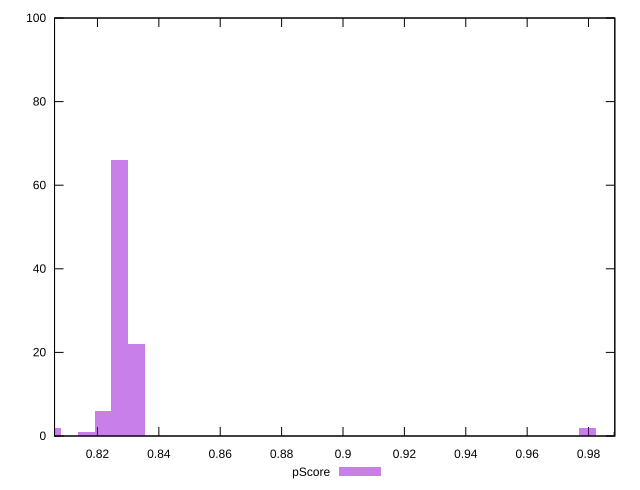

Source code (gnuplot):
reset

$pScore <<EOF
0.8272842293353716 66
0.8327268887388938 22
0.8218415699318494 6
0.9796786926339927 2
0.8055135917212829 2
0.9905640114410371 1
0.8163989105283272 1
EOF

set key outside below
set boxwidth 0.005442659403522182
set xrange [0.8060174757630784:0.9885578461194238]
set yrange [0:100]
set trange [0:100]
set style fill transparent solid 0.5 noborder
set terminal svg size 640, 490 enhanced background rgb 'white'
set output "report_00025_2021-02-22T21:38:55.199Z/first-cpu-idle/samples/pages+cached+noadtech/pScore/histogram.svg"

plot $pScore title "pScore" with boxes

reset
